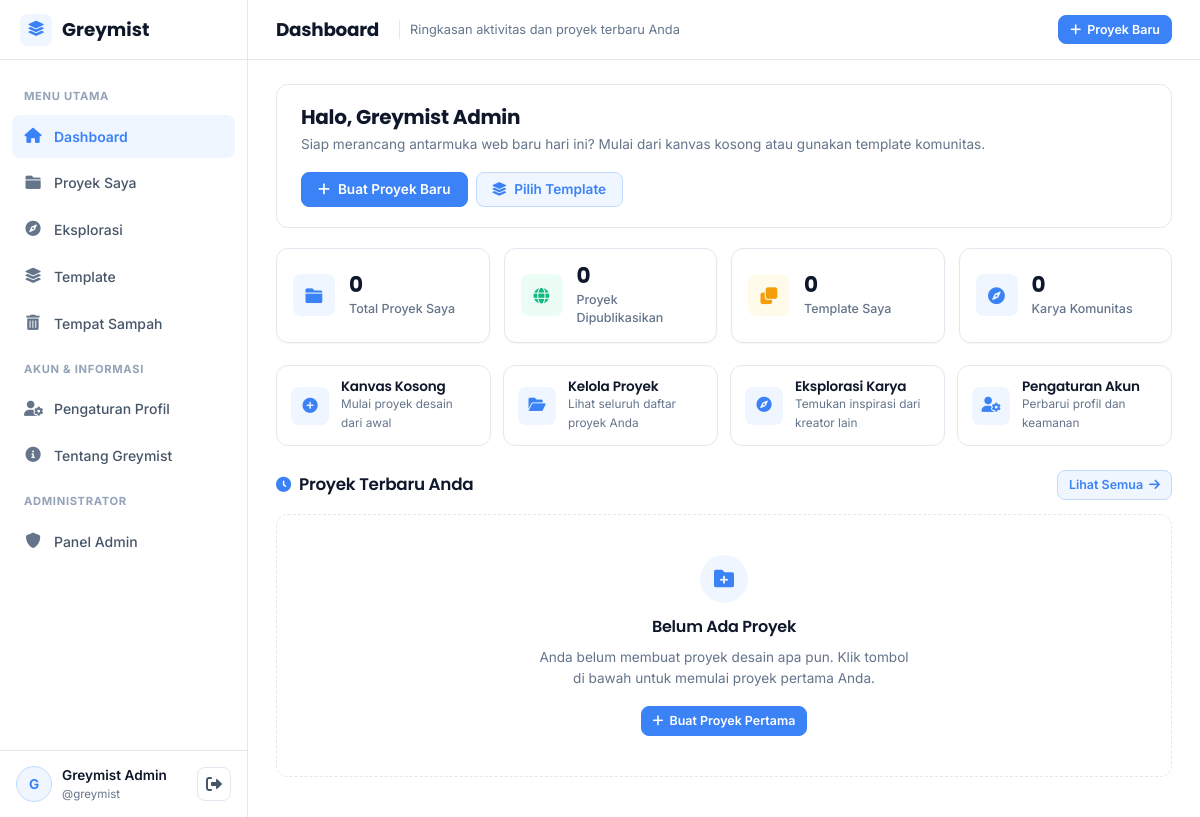
The page / (signed in) on the database its author committed.
### tables this page shows
CREATE TABLE `gm_users` (
  `user_id` int NOT NULL,
  `nickname` varchar(100) DEFAULT NULL,
  `username` varchar(100) NOT NULL,
  `password` varchar(255) NOT NULL,
  `phone` varchar(20) DEFAULT NULL,
  `email` varchar(150) DEFAULT NULL,
  `profile` varchar(255) DEFAULT NULL,
  `is_admin` tinyint(1) DEFAULT '0',
  `created_at` timestamp NOT NULL DEFAULT CURRENT_TIMESTAMP,
  `last_login` timestamp NULL DEFAULT NULL
);

### views/pages/dashboard.php (the view, shortened to what the rows shown need)
<?php
$active_page   = 'dashboard';
require ROOT_PATH . '/views/layouts/header.php';
?>
<section class="welcome-banner">
    <div class="welcome-text">
        <h2>Halo, <?= e($current_user['nickname'] ?: $current_user['username']) ?></h2>
        <p>Siap merancang antarmuka web baru hari ini? Mulai dari kanvas kosong atau gunakan template komunitas.</p>
    </div>
    <div style="display: flex; gap: 8px; flex-wrap: wrap;">
        <form method="POST" action="<?= e(action_url('new_project')) ?>" style="display:inline;">
            <button type="submit" class="btn btn-primary">
                <i class="fas fa-plus"></i>
                <span>Buat Proyek Baru</span>
            </button>
        </form>
        <a href="<?= e(route_url('templates')) ?>" class="btn btn-soft-blue">
            <i class="fas fa-layer-group"></i>
            <span>Pilih Template</span>
        </a>
    </div>
</section>
<section class="stats-grid">
    <div class="stat-card">
        <div class="stat-icon"><i class="fas fa-folder"></i></div>
        <div class="stat-info">
            <div class="stat-value"><?= (int)($user_stats['total_projects'] ?? 0) ?></div>
            <div class="stat-label">Total Proyek Saya</div>
        </div>
    </div>
    <div class="stat-card">
        <div class="stat-icon green"><i class="fas fa-globe"></i></div>
        <div class="stat-info">
            <div class="stat-value"><?= (int)($user_stats['published_projects'] ?? 0) ?></div>
            <div class="stat-label">Proyek Dipublikasikan</div>
        </div>
    </div>
    <div class="stat-card">
        <div class="stat-icon amber"><i class="fas fa-clone"></i></div>
        <div class="stat-info">
            <div class="stat-value"><?= (int)($user_stats['template_projects'] ?? 0) ?></div>
            <div class="stat-label">Template Saya</div>
        </div>
    </div>
    <div class="stat-card">
        <div class="stat-icon"><i class="fas fa-compass"></i></div>
        <div class="stat-info">
            <div class="stat-value"><?= (int)($platform_stats['published_count'] ?? 0) ?></div>
            <div class="stat-label">Karya Komunitas</div>
        </div>
    </div>
</section>
<section class="quick-actions-grid">
    <form method="POST" action="<?= e(action_url('new_project')) ?>">
        <button type="submit" class="quick-action-item">
            <div class="quick-action-icon"><i class="fas fa-plus-circle"></i></div>
            <div class="quick-action-text">
                <h4>Kanvas Kosong</h4>
                <p>Mulai proyek desain dari awal</p>
            </div>
        </button>
    </form>
    <a href="<?= e(route_url('projects')) ?>" class="quick-action-item">
        <div class="quick-action-icon"><i class="fas fa-folder-open"></i></div>
        <div class="quick-action-text">
            <h4>Kelola Proyek</h4>
            <p>Lihat seluruh daftar proyek Anda</p>
        </div>
    </a>
    <a href="<?= e(route_url('explore')) ?>" class="quick-action-item">
        <div class="quick-action-icon"><i class="fas fa-compass"></i></div>
        <div class="quick-action-text">
            <h4>Eksplorasi Karya</h4>
            <p>Temukan inspirasi dari kreator lain</p>
        </div>
    </a>
    <a href="<?= e(route_url('profile')) ?>" class="quick-action-item">
        <div class="quick-action-icon"><i class="fas fa-user-cog"></i></div>
        <div class="quick-action-text">
            <h4>Pengaturan Akun</h4>
            <p>Perbarui profil dan keamanan</p>
        </div>
    </a>
</section>
<section>
    <div class="section-header">
        <h3 class="section-title"><i class="fas fa-clock"></i> Proyek Terbaru Anda</h3>
        <a href="<?= e(route_url('projects')) ?>" class="btn btn-soft-blue btn-sm">
            <span>Lihat Semua</span>
            <i class="fas fa-arrow-right"></i>
        </a>
    </div>
    <?php if (empty($recent_projects)): ?>
        <div class="empty-state">
            <div class="empty-state-icon"><i class="fas fa-folder-plus"></i></div>
            <h3>Belum Ada Proyek</h3>
            <p>Anda belum membuat proyek desain apa pun. Klik tombol di bawah untuk memulai proyek pertama Anda.</p>
            <form method="POST" action="<?= e(action_url('new_project')) ?>" style="margin-top: 6px;">
                <button type="submit" class="btn btn-primary btn-sm">
                    <i class="fas fa-plus"></i>
                    <span>Buat Proyek Pertama</span>
                </button>
            </form>
        </div>
    <?php endif; ?>
</section>
<?php require ROOT_PATH . '/views/layouts/footer.php'; ?>

### views/layouts/sidebar.php (shortened to what the rows shown need)
<?php
$active_page   = $active_page ?? 'dashboard';
$is_admin_view = $is_admin_view ?? false;
$display_name  = $current_user['nickname'] ?: ($current_user['username'] ?? 'User');
$initial       = strtoupper(substr($display_name, 0, 1));
$avatar_url    = !empty($current_user['profile']) ? upload_url($current_user['profile']) : '';
?>
<aside class="app-sidebar" id="appSidebar">
    <div class="sidebar-brand">
        <a href="<?= e(route_url($is_admin_view ? 'admin_dashboard' : 'dashboard')) ?>" class="sidebar-brand-link">
            <span class="sidebar-brand-icon">
                <i class="fas fa-layer-group"></i>
            </span>
            <span><?= e($site_settings['site_name'] ?? 'Greymist') ?></span>
        </a>
    </div>
    <nav class="sidebar-nav">
        <?php if ($is_admin_view): ?>
            <div class="sidebar-section-label">Manajemen Sistem</div>
            <a href="<?= e(route_url('admin_dashboard')) ?>" class="sidebar-link <?= $active_page === 'admin_dashboard' ? 'active' : '' ?>">
                <i class="fas fa-chart-pie"></i>
                <span>Dashboard Admin</span>
            </a>
            <a href="<?= e(route_url('admin_users')) ?>" class="sidebar-link <?= $active_page === 'admin_users' ? 'active' : '' ?>">
                <i class="fas fa-users"></i>
                <span>Manajemen Pengguna</span>
            </a>
            <a href="<?= e(route_url('admin_projects')) ?>" class="sidebar-link <?= $active_page === 'admin_projects' ? 'active' : '' ?>">
                <i class="fas fa-folder-open"></i>
                <span>Semua Proyek</span>
            </a>
            <a href="<?= e(route_url('admin_templates')) ?>" class="sidebar-link <?= $active_page === 'admin_templates' ? 'active' : '' ?>">
                <i class="fas fa-clone"></i>
                <span>Kelola Template</span>
            </a>
            <a href="<?= e(route_url('admin_reports')) ?>" class="sidebar-link <?= $active_page === 'admin_reports' ? 'active' : '' ?>">
                <i class="fas fa-flag"></i>
                <span>Laporan & Moderasi</span>
            </a>
            <a href="<?= e(route_url('admin_settings')) ?>" class="sidebar-link <?= $active_page === 'admin_settings' ? 'active' : '' ?>">
                <i class="fas fa-sliders-h"></i>
                <span>Pengaturan Sistem</span>
            </a>
            <div class="sidebar-section-label">Pintasan</div>
            <a href="<?= e(route_url('dashboard')) ?>" class="sidebar-link">
                <i class="fas fa-arrow-left"></i>
                <span>Kembali ke Dashboard</span>
            </a>
        <?php else: ?>
            <div class="sidebar-section-label">Menu Utama</div>
            <a href="<?= e(route_url('dashboard')) ?>" class="sidebar-link <?= $active_page === 'dashboard' ? 'active' : '' ?>">
                <i class="fas fa-home"></i>
                <span>Dashboard</span>
            </a>
            <a href="<?= e(route_url('projects')) ?>" class="sidebar-link <?= $active_page === 'projects' ? 'active' : '' ?>">
                <i class="fas fa-folder"></i>
                <span>Proyek Saya</span>
            </a>
            <a href="<?= e(route_url('explore')) ?>" class="sidebar-link <?= $active_page === 'explore' ? 'active' : '' ?>">
                <i class="fas fa-compass"></i>
                <span>Eksplorasi</span>
            </a>
            <a href="<?= e(route_url('templates')) ?>" class="sidebar-link <?= $active_page === 'templates' ? 'active' : '' ?>">
                <i class="fas fa-layer-group"></i>
                <span>Template</span>
            </a>
            <a href="<?= e(route_url('trash')) ?>" class="sidebar-link <?= $active_page === 'trash' ? 'active' : '' ?>">
                <i class="fas fa-trash-alt"></i>
                <span>Tempat Sampah</span>
            </a>
            <div class="sidebar-section-label">Akun & Informasi</div>
            <a href="<?= e(route_url('profile')) ?>" class="sidebar-link <?= $active_page === 'profile' ? 'active' : '' ?>">
                <i class="fas fa-user-cog"></i>
                <span>Pengaturan Profil</span>
            </a>
            <a href="<?= e(route_url('about')) ?>" class="sidebar-link <?= $active_page === 'about' ? 'active' : '' ?>">
                <i class="fas fa-info-circle"></i>
                <span>Tentang Greymist</span>
            </a>
            <?php if (is_admin()): ?>
                <div class="sidebar-section-label">Administrator</div>
                <a href="<?= e(route_url('admin_dashboard')) ?>" class="sidebar-link">
                    <i class="fas fa-shield-alt"></i>
                    <span>Panel Admin</span>
                </a>
            <?php endif; ?>
        <?php endif; ?>
    </nav>
    <div class="sidebar-footer">
        <div class="sidebar-user-card">
            <a href="<?= e(route_url('profile')) ?>" class="sidebar-user-info">
                <div class="sidebar-avatar">
                    <?php if ($avatar_url !== ''): ?>
                        <img src="<?= e($avatar_url) ?>" alt="<?= e($display_name) ?>">
                    <?php else: ?>
                        <span><?= e($initial) ?></span>
                    <?php endif; ?>
                </div>
                <div class="sidebar-user-meta">
                    <div class="sidebar-user-name"><?= e($display_name) ?></div>
                    <div class="sidebar-user-role">@<?= e($current_user['username'] ?? 'user') ?></div>
                </div>
            </a>
            <a href="<?= e(action_url($is_admin_view ? 'admin_logout' : 'logout')) ?>" class="btn-icon danger" title="Keluar Sesi">
                <i class="fas fa-sign-out-alt"></i>
            </a>
        </div>
    </div>
</aside>

### rows shown on the page
gm_users: nickname "G", nickname "Greymist Admin", username "greymist"

### other values the page prints
$site_settings['site_name'] "Greymist"
$page_title "Dashboard"
$page_subtitle "Ringkasan aktivitas dan proyek terbaru Anda"
$user_stats['total_projects'] "0"
$user_stats['published_projects'] "0"
$user_stats['template_projects'] "0"
$platform_stats['published_count'] "0"
